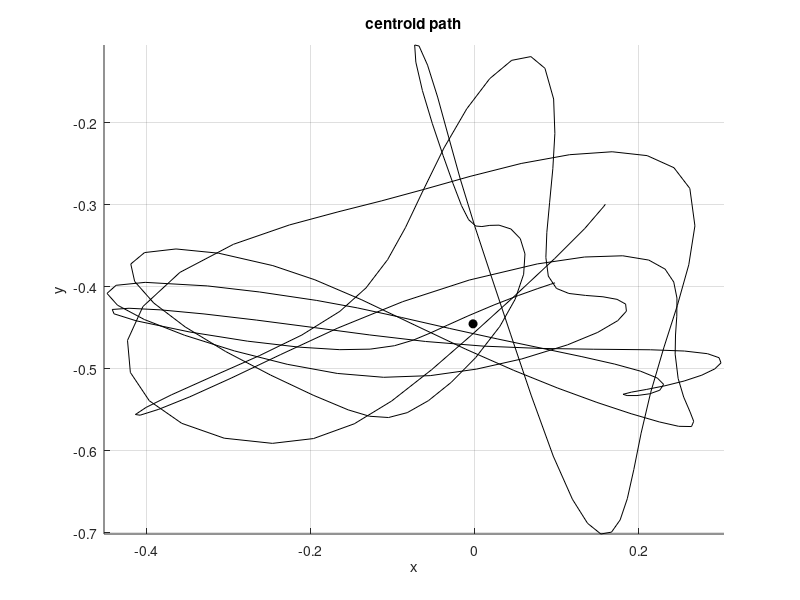
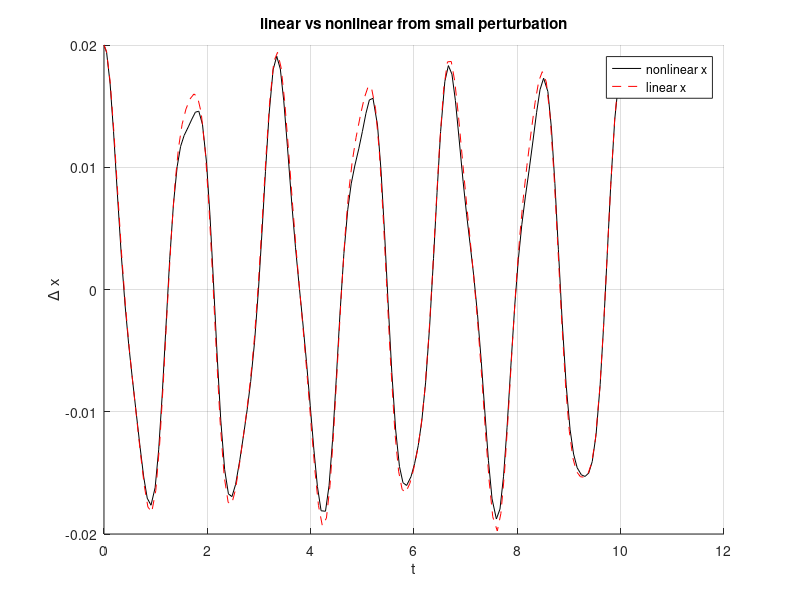
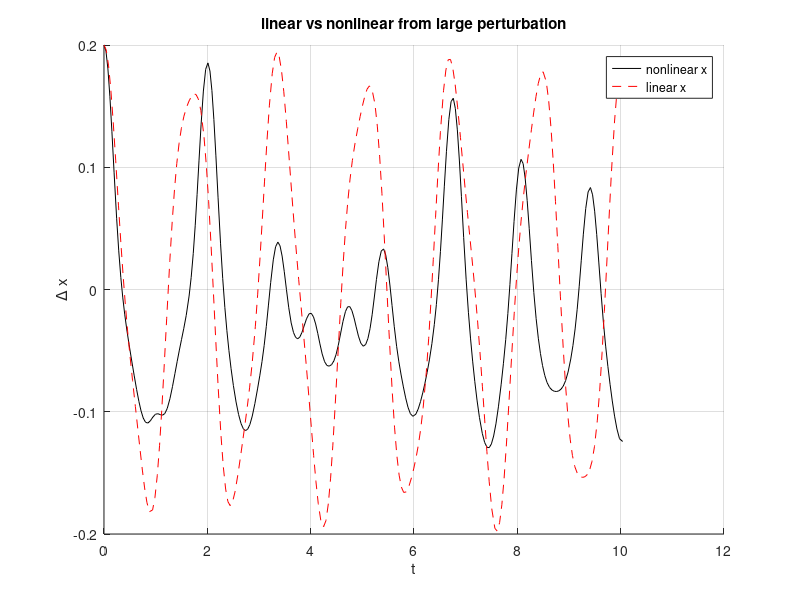
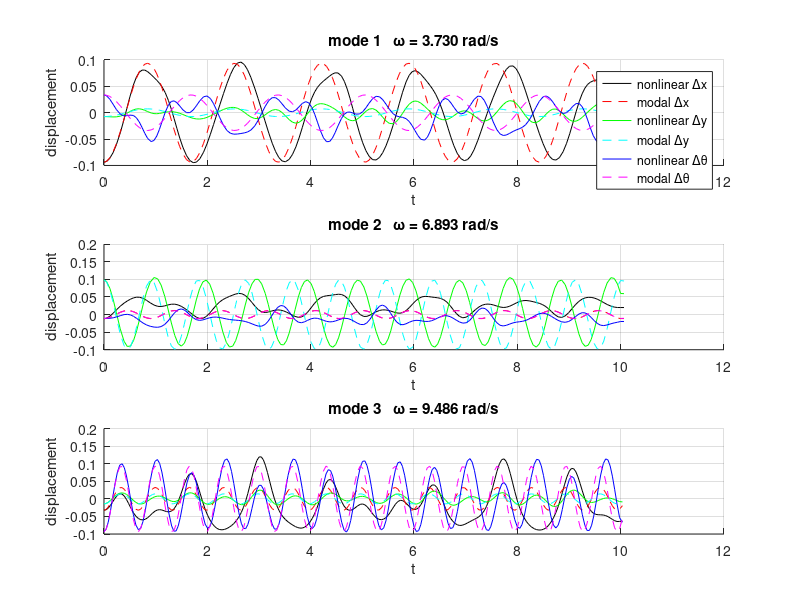

MATLAB code for these plots, in order: (Note: this script raises an error after producing the figures.)
function jahz_11_14_deliverables()
% main script for assignment 5 deliverables
% generates:
%  1) centroid path and printed equilibrium
%  2) linear vs nonlinear comparison (small and large perturbations)
%  3) modal analysis plots for 3 modes
%  4) an .avi animation of the box vibrating in mode 1

    %-----------------------------
    % system parameters and RK data
    %-----------------------------
    box = make_box_params();        % struct with geometry and springs
    DP  = make_DP_tableau();        % Dormand–Prince 5(4) embedded RK
    p_ord   = 5;                    % order of higher method in pair
    h0      = 0.05;                 % initial step guess
    err_des = 1.0e-5;               % desired local error
    tspan   = [0 10];               % 10 seconds of motion

    %-----------------------------
    % 1) find an equilibrium
    %-----------------------------
    V_guess = [0; -0.2; 0; 0; 0; 0];     % [x;y;theta;vx;vy;vtheta]
    [V_eq, newton_hist] = newton_equilibrium(@(V) box_rate_func(0,V,box), V_guess);

    fprintf('equilibrium found at [x y th] = [%.4f %.4f %.4f]\n', ...
        V_eq(1), V_eq(2), V_eq(3));

    % quick centroid path from some offset around equilibrium
    V0_centroid = V_eq + [0.1; 0.05; 0.15; 0; 0; 0];
    [t_centroid, V_centroid] = rk_adaptive(@(t,V) box_rate_func(t,V,box), ...
        tspan, V0_centroid, h0, DP, p_ord, err_des);

    figure; hold on; grid on; axis equal;
    plot(V_centroid(1,:), V_centroid(2,:), 'k-');
    plot(V_eq(1), V_eq(2), 'ko', 'markerfacecolor','k');
    xlabel('x'); ylabel('y');
    title('centroid path');
    text(0.4,0.25, sprintf('equilibrium found at [x y th] = [%.4f %.4f %.4f]', ...
        V_eq(1), V_eq(2), V_eq(3)));

    %-----------------------------
    % 2) linearization at equilibrium
    %-----------------------------
    A = J_approx(@(V) box_rate_func(0,V,box), V_eq);   % 6x6 Jacobian at eq

    % linear rate: d/dt ΔV = A (V - V_eq)
    lin_rate = @(t,V) A*(V - V_eq);

    %-----------------------------
    % 3) linear vs nonlinear comparison
    %-----------------------------
    eps_small = 0.02;   % small perturbation
    eps_large = 0.2;    % large perturbation

    dir = [1;0;0;0;0;0];   % bump in x only

    % small
    V0_sm = V_eq + eps_small*dir;
    [t_nl_sm, V_nl_sm] = rk_adaptive(@(t,V) box_rate_func(t,V,box), ...
        tspan, V0_sm, h0, DP, p_ord, err_des);
    [t_li_sm, V_li_sm] = rk_adaptive(lin_rate, ...
        tspan, V0_sm, h0, DP, p_ord, err_des);

    % large
    V0_lg = V_eq + eps_large*dir;
    [t_nl_lg, V_nl_lg] = rk_adaptive(@(t,V) box_rate_func(t,V,box), ...
        tspan, V0_lg, h0, DP, p_ord, err_des);
    [t_li_lg, V_li_lg] = rk_adaptive(lin_rate, ...
        tspan, V0_lg, h0, DP, p_ord, err_des);

    % plot small (Δx)
    figure; hold on; grid on;
    dx_nl = V_nl_sm(1,:) - V_eq(1);
    dx_li = V_li_sm(1,:) - V_eq(1);
    plot(t_nl_sm, dx_nl, 'k-', 'displayname','nonlinear x');
    plot(t_li_sm, dx_li, 'r--', 'displayname','linear x');
    xlabel('t'); ylabel('\Delta x');
    title('linear vs nonlinear from small perturbation');
    legend('location','best');

    % plot large (Δx)
    figure; hold on; grid on;
    dx_nl_L = V_nl_lg(1,:) - V_eq(1);
    dx_li_L = V_li_lg(1,:) - V_eq(1);
    plot(t_nl_lg, dx_nl_L, 'k-', 'displayname','nonlinear x');
    plot(t_li_lg, dx_li_L, 'r--', 'displayname','linear x');
    xlabel('t'); ylabel('\Delta x');
    title('linear vs nonlinear from large perturbation');
    legend('location','best');

    %-----------------------------
    % 4) modal analysis
    %-----------------------------
    % A has block structure [0 I; -Q 0]
    Q = -A(4:6,1:3);
    [U_modes, Lambda] = eig(Q);
    wn = sqrt(diag(Lambda));      % resonant frequencies (rad/s)

    % sort by frequency
    [wn, idx] = sort(wn);
    U_modes = U_modes(:,idx);

    fprintf('\nresonant frequencies (rad/s)\n');
    for i = 1:3
        fprintf('  mode %d:  omega = %.3f\n', i, wn(i));
    end

    eps_mode = 0.1;
    t_mode = t_nl_sm;     % reuse same t-grid length via nonlinear sim

    figure;
    for mode_idx = 1:3
        U0 = U_modes(:,mode_idx);
        omega_n = wn(mode_idx);

        % nonlinear sim with mode-type initial displacement
        V0_mode = V_eq + eps_mode*[U0;0;0;0];
        [t_nl, V_nl] = rk_adaptive(@(t,V) box_rate_func(t,V,box), ...
            tspan, V0_mode, h0, DP, p_ord, err_des);

        % modal prediction: ΔU(t) = eps_mode * U0 * cos(omega_n t)
        t_modal = t_nl;
        cos_term = cos(omega_n * t_modal);
        dx_modal = eps_mode * U0(1) * cos_term;
        dy_modal = eps_mode * U0(2) * cos_term;
        dth_modal= eps_mode * U0(3) * cos_term;

        dx_nl = V_nl(1,:) - V_eq(1);
        dy_nl = V_nl(2,:) - V_eq(2);
        dth_nl= V_nl(3,:) - V_eq(3);

        subplot(3,1,mode_idx); hold on; grid on;
        plot(t_nl, dx_nl, 'k-', 'displayname','nonlinear \Deltax');
        plot(t_modal, dx_modal, 'r--', 'displayname','modal \Deltax');
        plot(t_nl, dy_nl, 'g-', 'displayname','nonlinear \Deltay');
        plot(t_modal, dy_modal, 'c--', 'displayname','modal \Deltay');
        plot(t_nl, dth_nl, 'b-', 'displayname','nonlinear \Delta\theta');
        plot(t_modal, dth_modal,'m--', 'displayname','modal \Delta\theta');
        xlabel('t');
        ylabel('displacement');
        title(sprintf('mode %d   \\omega = %.3f rad/s', mode_idx, omega_n));
        if mode_idx == 1
            legend('location','best');
        end
    end

    %-----------------------------
    % 5) create an .avi animation for mode 1
    %-----------------------------
    mode1 = U_modes(:,1);
    V0_anim = V_eq + eps_mode*[mode1;0;0;0];
    [t_anim, V_anim] = rk_adaptive(@(t,V) box_rate_func(t,V,box), ...
        tspan, V0_anim, h0, DP, p_ord, err_des);

    record_animation_avi('mode1_box.avi', 30, t_anim, V_anim, box);
end

%====================================================================
% helper: system parameters
%====================================================================
function box = make_box_params()
    % eight springs attaching a square box to a square frame
    m = 1;
    I = 1;
    g = -9.81;

    ks  = 10*ones(8,1);
    l0s = 0.5*ones(8,1);

    % world-frame static anchor points (columns)
    Pw = [ 1,   1,  -1.5,-1.5,-1,  1,  1.5, 1.5; ...
           1,  -1,   0.5,-0.5,-1,-1,-0.5, 0.5];

    % box-frame mounting points (columns)
    Pb = [ 1,  1, -1, -1, -1,  1,  1,  1; ...
           0.5,-0.5, 0.5,-0.5,-0.5,-0.5,-0.5,0.5];

    box = struct();
    box.m        = m;
    box.I        = I;
    box.g        = g;
    box.k_list   = ks(:);
    box.l0_list  = l0s(:);
    box.P_world  = Pw;
    box.P_box    = Pb;
end

%====================================================================
% helper: Dormand–Prince 5(4) Butcher tableau
%====================================================================
function DP = make_DP_tableau()
    DP.C = [0, 1/5, 3/10, 4/5, 8/9, 1, 1];
    DP.B = [35/384, 0, 500/1113, 125/192, -2187/6784, 11/84, 0; ...
            5179/57600, 0, 7571/16695, 393/640, -92097/339200, 187/2100, 1/40];
    DP.A = [0,0,0,0,0,0,0; ...
            1/5,0,0,0,0,0,0; ...
            3/40,9/40,0,0,0,0,0; ...
            44/45,-56/15,32/9,0,0,0,0; ...
            19372/6561,-25360/2187,64448/6561,-212/729,0,0,0; ...
            9017/3168,-355/33,46732/5247,49/176,-5103/18656,0,0; ...
            35/384,0,500/1113,125/192,-2187/6784,11/84,0];
end

%====================================================================
% spring force: 3D version (z component 0)
%====================================================================
function F = compute_spring_force(k,l0,PA,PB)
    % PA, PB 3x1 vectors
    r = PB - PA;
    l = norm(r);
    e_s = r / l;
    F = -k*(l - l0)*e_s;
end

%====================================================================
% rigid body transform from box frame to world frame for points
%====================================================================
function Plist_world = compute_rbt(x,y,theta,Plist_box)
    R = [cos(theta), -sin(theta); ...
         sin(theta),  cos(theta)];
    rc = [x; y];
    [~,N] = size(Plist_box);
    Plist_world = R*Plist_box + rc*ones(1,N);
end

%====================================================================
% acceleration at pose (x,y,theta)
%====================================================================
function [ax,ay,atheta] = accel_at_pose(x,y,theta,box)
    rc       = [x;y;0];
    m        = box.m;
    I        = box.I;
    ks       = box.k_list;
    l0s      = box.l0_list;
    num_s    = numel(ks);

    Pb_world = compute_rbt(x,y,theta, box.P_box);
    Pm_world = box.P_world;

    Fs = zeros(2,num_s);
    Ts = zeros(1,num_s);

    for i = 1:num_s
        Pm = [Pm_world(:,i);0];
        Pb = [Pb_world(:,i);0];
        F  = compute_spring_force(ks(i), l0s(i), Pm, Pb);
        tau = cross(Pb-rc, F);
        Fs(:,i) = F(1:2);
        Ts(i)   = tau(3);
    end

    gvec = [0; box.g];
    axy  = gvec + (1/m)*sum(Fs,2);
    ax   = axy(1);
    ay   = axy(2);
    atheta = sum(Ts)/I;
end

%====================================================================
% rate function for full box dynamics
%====================================================================
function dVdt = box_rate_func(~,V,box)
    x = V(1);  y = V(2);  theta = V(3);
    vx = V(4); vy = V(5); vtheta = V(6);

    [ax,ay,atheta] = accel_at_pose(x,y,theta,box);
    dVdt = [vx; vy; vtheta; ax; ay; atheta];
end

%====================================================================
% embedded RK step for adaptive DP
%====================================================================
function [XB1, XB2, num_evals] = rk_step_embedded(rate,t,XA,h,BT)
    A = BT.A;
    B = BT.B;
    C = BT.C;
    s = numel(C);
    n = numel(XA);
    K = zeros(n,s);
    for i = 1:s
        a = A(i,1:i-1);
        sum_prev = K(:,1:i-1)*a';
        K(:,i) = rate(t + C(i)*h, XA + h*sum_prev);
    end
    XB1 = XA + h*(K*B(1,:)');
    XB2 = XA + h*(K*B(2,:)');
    num_evals = s;
end

function [XB, num_evals, h_next, redo] = rk_step_adaptive(rate,t,XA,h,BT,p,err_des)
    alpha = 1.5;
    redo = false;

    [XB1, XB2, num_evals] = rk_step_embedded(rate,t,XA,h,BT);

    eps_c = norm(XB1 - XB2);
    temp  = (err_des/eps_c)^(1/p);
    h_next = min(0.9*temp, alpha)*h;
    XB = XB1;

    if err_des < eps_c
        redo = true;
    end
end

%====================================================================
% variable-step integration wrapper
%====================================================================
function [t_list,X_list,h_avg,num_fails,num_evals,h_rec] = ...
    rk_variable(rate,tspan,X0,h_ref,BT,p,err_des)

    ti = tspan(1); tf = tspan(2);
    N  = ceil((tf - ti)/h_ref);
    h  = (tf - ti)/N;

    t_list = ti;
    X_list = X0;
    h_rec  = [];
    num_fails = 0;
    num_evals = 0;

    t_now = ti;
    XA = X0;

    while t_now < tf - 1e-14
        redo = true;
        while redo
            h_prev = h;
            h = min(h, tf - t_now);
            [XB, adds, h, redo] = rk_step_adaptive(rate, t_now, XA, h, BT, p, err_des);
            if redo
                num_fails = num_fails + 1;
            end
            num_evals = num_evals + adds;
        end

        h_rec(end+1,1) = h_prev;
        t_now = t_now + h_prev;
        t_list(end+1,1) = t_now;
        X_list(:,end+1) = XB;
        XA = XB;
    end

    h_avg = mean(h_rec);
end

function [t_list,X_list] = rk_adaptive(rate,tspan,X0,h_ref,BT,p,err_des)
    [t_list,X_list,~,~,~,~] = rk_variable(rate,tspan,X0,h_ref,BT,p,err_des);
end

%====================================================================
% Newton solver for equilibrium f(V) = 0
%====================================================================
function [V_eq, hist] = newton_equilibrium(f,V0)
    max_iter = 20;
    tol_step = 1e-10;

    V = V0;
    hist = zeros(max_iter,1);
    for k = 1:max_iter
        F = f(V);
        J = J_approx(f,V);
        dV = -J\F;
        V  = V + dV;
        hist(k) = norm(F);
        if norm(dV) < tol_step
            hist = hist(1:k);
            break;
        end
    end
    V_eq = V;
end

% finite-difference Jacobian
function J = J_approx(f,V)
    n = numel(V);
    J = zeros(n);
    h = 1e-6;
    f0 = f(V);
    for j = 1:n
        e = zeros(n,1); e(j) = 1;
        fj = f(V + h*e);
        J(:,j) = (fj - f0)/h;
    end
end

%====================================================================
% AVI recorder: simple box + straight springs animation
%====================================================================
function record_animation_avi(filename, frame_rate, t_list, X_list, box_params)

    v = VideoWriter(filename, 'Motion JPEG AVI');
    v.FrameRate = frame_rate;
    open(v);

    fig = figure('Color','white');
    axis equal; axis([-3 3 -3 3]); hold on;
    xlabel('x'); ylabel('y');
    title('vibrating box animation');

    % square box corners in box frame (side length 2)
    box_corners_box = [ 1  -1  -1   1   1;  ...
                        1   1  -1  -1   1];

    Pm_world = box_params.P_world;   % fixed anchors (2 x n)

    for k = 1:length(t_list)
        x     = X_list(1,k);
        y     = X_list(2,k);
        theta = X_list(3,k);

        % box corners and spring attachment points in world frame
        Pb_world = compute_rbt(x,y,theta, box_params.P_box);
        box_corners_world = compute_rbt(x,y,theta, box_corners_box);

        cla; hold on; axis equal; axis([-3 3 -3 3]);

        % draw outer frame (just a big square for context)
        rectangle('Position',[-2.5 -2.5 5 5], ...
                  'EdgeColor',[0.7 0.7 0.7]);

        % draw springs as straight lines
        for i = 1:size(Pb_world,2)
            plot([Pm_world(1,i) Pb_world(1,i)], ...
                 [Pm_world(2,i) Pb_world(2,i)], 'k-');
            plot(Pm_world(1,i), Pm_world(2,i), 'ro', ...
                 'MarkerFaceColor','r','MarkerSize',4);
            plot(Pb_world(1,i), Pb_world(2,i), 'ro', ...
                 'MarkerFaceColor','r','MarkerSize',4);
        end

        % draw the box
        patch(box_corners_world(1,:), box_corners_world(2,:), ...
              [0.8 0.8 0.8], 'EdgeColor','k');

        title(sprintf('vibrating box, t = %.2f s', t_list(k)));

        drawnow;
        frame = getframe(fig);
        writeVideo(v, frame);
    end

    close(v);
    close(fig);

    fprintf('AVI animation saved to %s\n', filename);
end

%====================================================================
% spring plotting utilities (from handout)
%====================================================================
function spring_plot_struct = initialize_spring_plot(num_zigs,w)
    spring_plot_struct = struct();
    zig_ending = [.25,.75,1; ...
                  -1,1,0];
    zig_zag = zeros(2,3+3*num_zigs);
    zig_zag(:,1)   = [-.5;0];
    zig_zag(:,end) = [num_zigs+.5;0];
    for n = 0:(num_zigs-1)
        zig_zag(:,(3+3*n):2+3*(n+1)) = zig_ending + [n,n,n;0,0,0];
    end
    zig_zag(1,:) = (zig_zag(1,:)-zig_zag(1,1))/(zig_zag(1,end)-zig_zag(1,1));
    zig_zag(2,:) = zig_zag(2,:)*w;
    spring_plot_struct.zig_zag    = zig_zag;
    spring_plot_struct.line_plot  = plot(0,0,'k','linewidth',2);
    spring_plot_struct.point_plot = plot(0,0,'ro','markerfacecolor','r','markersize',7);
end

function update_spring_plot(spring_plot_struct,P1,P2)
    dP = P2-P1;
    R = [dP(1), -dP(2)/norm(dP); ...
         dP(2),  dP(1)/norm(dP)];
    plot_pts = R*spring_plot_struct.zig_zag;
    set(spring_plot_struct.line_plot,...
        'xdata',plot_pts(1,:)+P1(1),...
        'ydata',plot_pts(2,:)+P1(2));
    set(spring_plot_struct.point_plot,...
        'xdata',[P1(1),P2(1)],...
        'ydata',[P1(2),P2(2)]);
end
